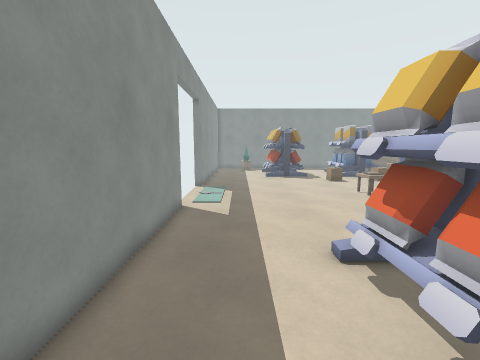
View 1 (above)

19 first-person views from a walk through a 3-D level made in the Godot game engine. The camera is 1.5 m above the floor, tilts 8° down and sees 90° across. The floor is counted in squares, 0.5 m on a side. Each view is taken from the middle of a square. On the plan, view 1 faces up. The plan holds only what a view shows up to about 19 squares ahead; the rest is blank. Characters and animated objects are not drawn. Some surface patterns are stand-ins.

View 2
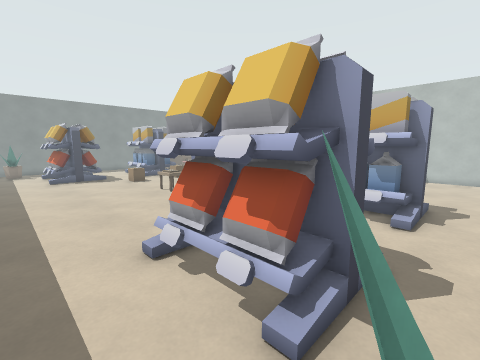

View 3
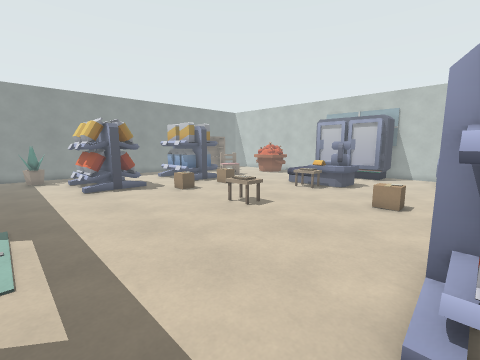

View 4
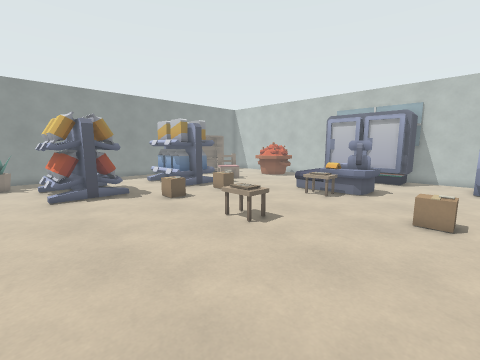

View 5
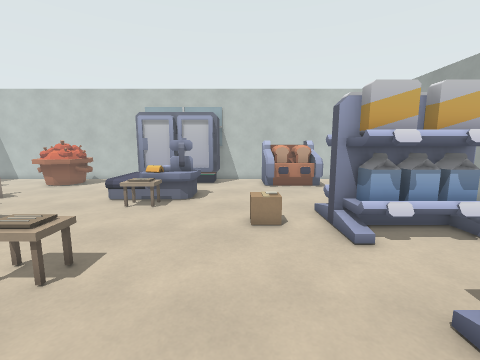

View 6
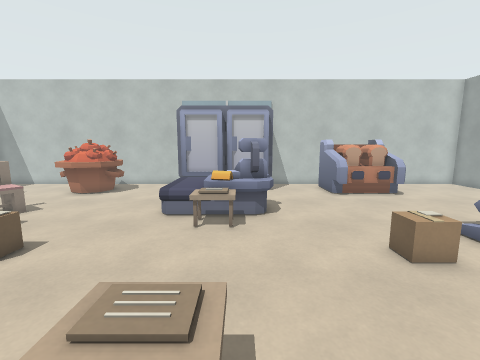

View 7
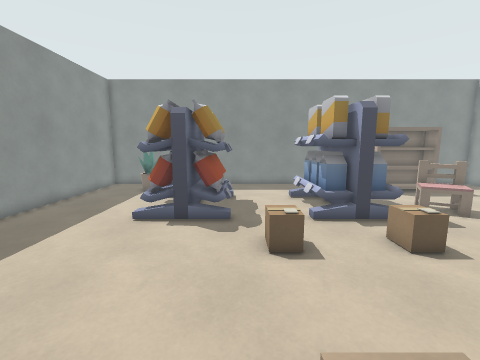

View 8
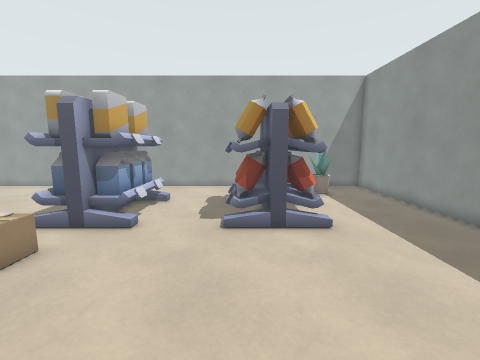

View 9
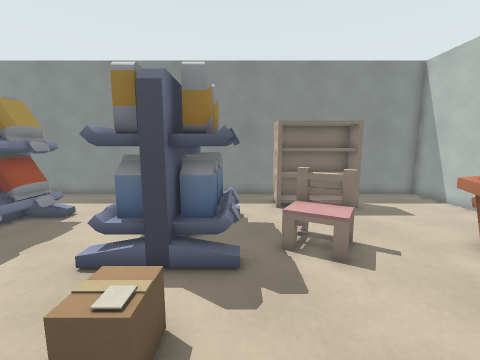

View 10
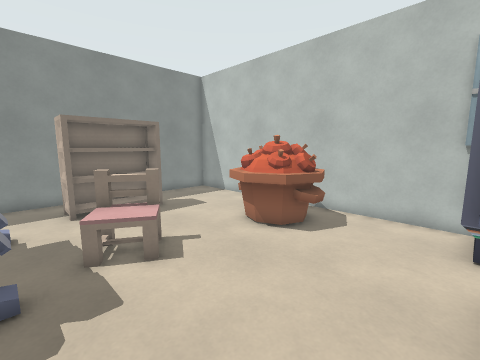

View 11
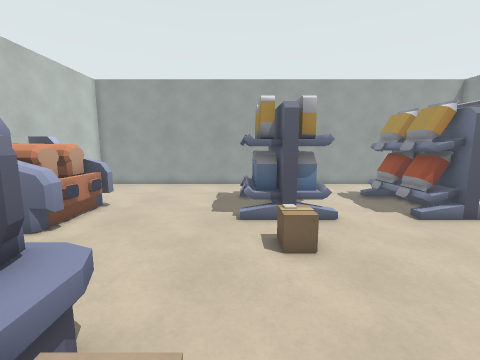

View 12
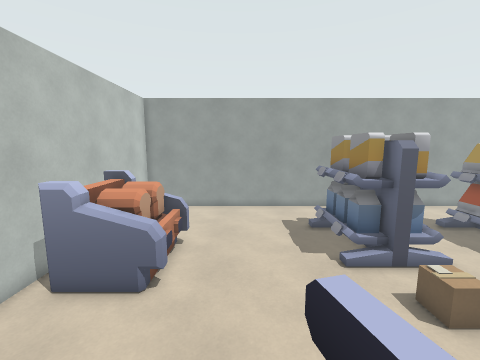

View 13
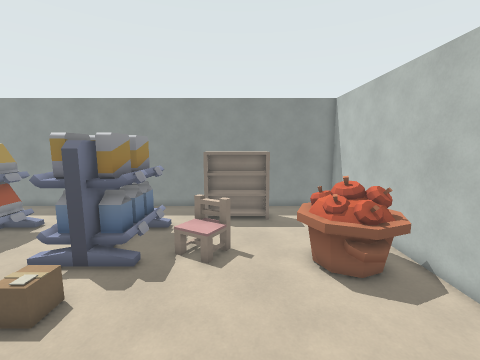

View 14
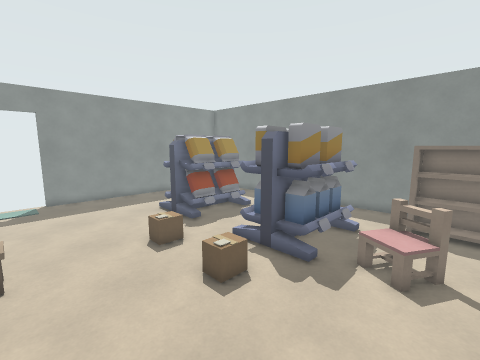

View 15
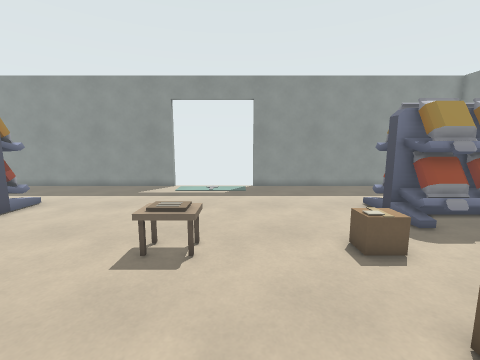

View 16
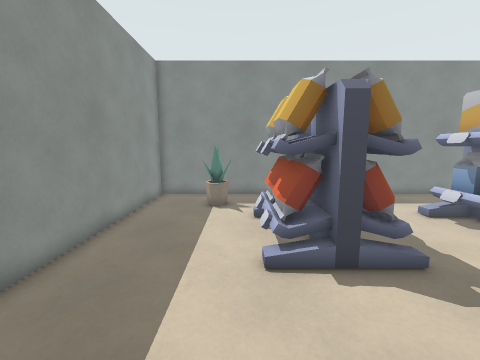

View 17
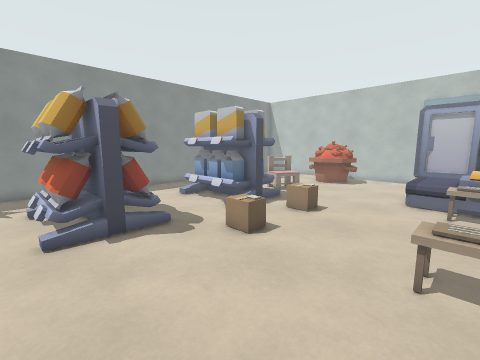

View 18
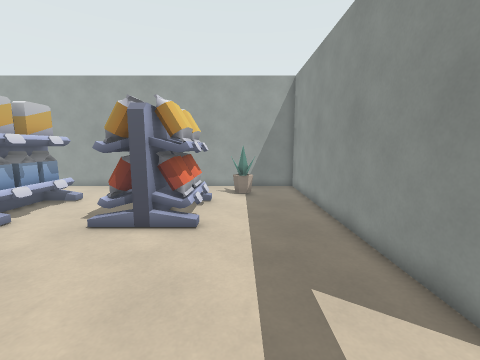

View 19
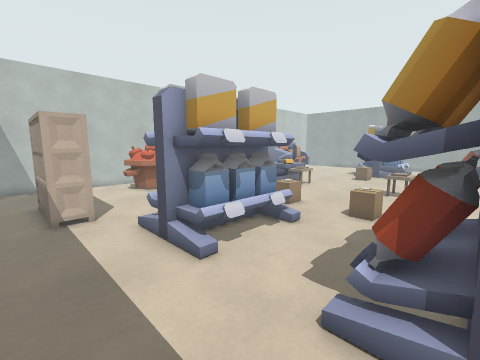

### Floor plan
Key: @ floor where view 1 was taken; # wall or solid block; x gap in a wall; . main floor; : floor 0.5 m higher than the main floor; + floor 0.75 m higher than the main floor; / step, stairs or slope; = window, fence, low wall or low ledge; ^ raised ledge; S shelf; P plant; B box; R cash register; E bread; C chair; K bookshelf.
Columns run from 3 left of view 1 to 25 right of it. Each row starts with its distance up from view 1.
 33 ####################   ######
 32 #...........................#
 31 #...P..............KKKKK....#
 30 #...P..............KKKKK....#
 29 #.......=...... ............#
 28 #.....####...SSSSS..........#
 27 #.....####...SSSSS..........#
 26 #.....####...SSSSS.CC...===.#
 25 #.....####...SSSSSCCC..=^## #
 24 #.....####...SSSSS.CC..=#####
 23 #......................=###=#
 22 #..........B...S........===.#
 21 #..........B=..SS...........#
 20 #..........B...S............#
 19 #...........................#
 18 x........................#  #
 17 .................../     #
 16 ...........^......^= :   #
 15 ...........^^.....^R +   #
 14 ...........^......^RR    #
 13 ...................RRR ..#
 12 x........................####
 11 #...........................#
 10 #..............B............#
  9 #..............B=...........#
  8 #..............B.......EEEEE#
  7 #.......=......S........EEE #
  6 #.....####...SSSSS......EEEE#
  5 #.....####...SSSSS......EEEE#
  4 #.....####...SSSSS.....EEEEE#
  3 #.....####...SSSSS........  #
  2 #.....####...SSSSS..........#
  1 #...........................#
  0 #..@P.......................#
 -1 #...P.......................#
 -2 #...........................#
 -3 #############################

Positions as (right, up) in squares from view 1, and headings:
1: (0, 0), facing up
2: (0, 0), facing up-right
3: (-1, 6), facing up-right
4: (1, 8), facing up-right
5: (3, 10), facing right
6: (6, 14), facing right
7: (7, 14), facing up
8: (6, 15), facing down
9: (14, 18), facing up
10: (14, 18), facing up-right
11: (14, 16), facing down
12: (18, 15), facing down
13: (18, 15), facing up
14: (18, 16), facing up-left
15: (15, 17), facing left
16: (2, 18), facing up
17: (2, 15), facing up-right
18: (1, 15), facing down
19: (5, 32), facing down-right
